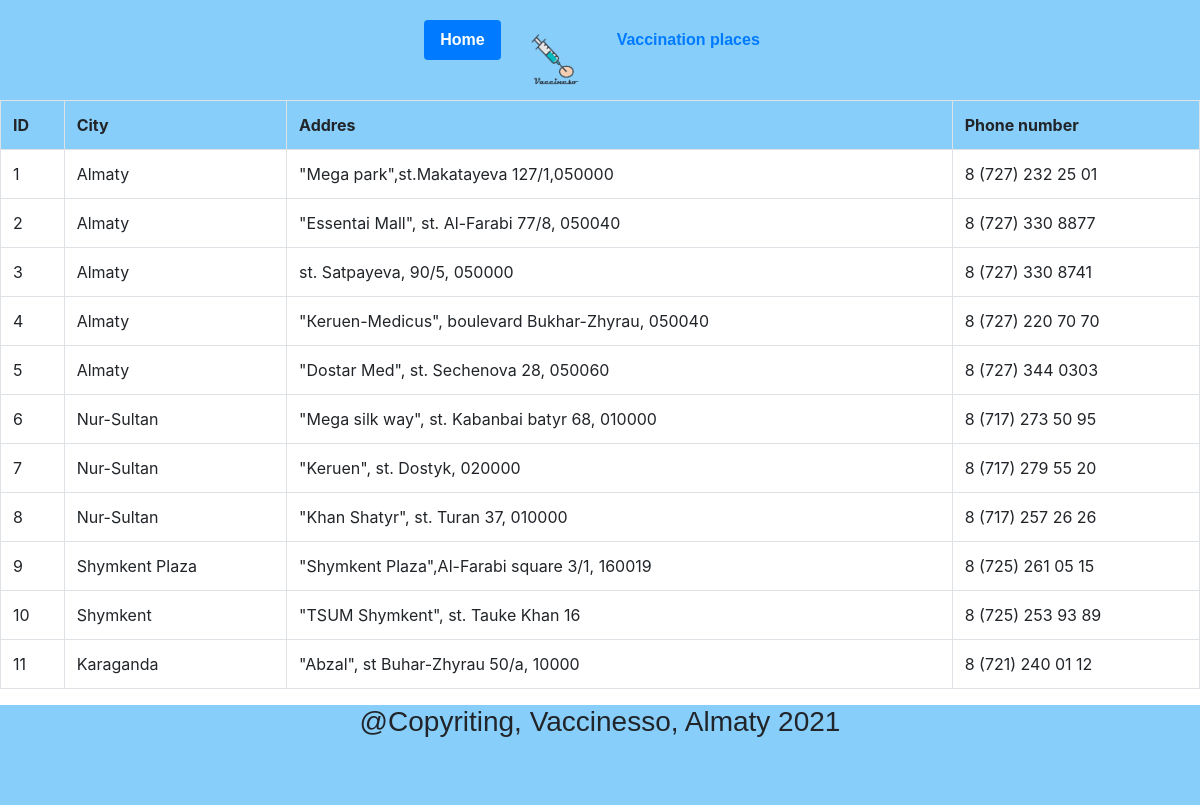
The app's page /cityPages.php with its own data.
### tables this page shows
CREATE TABLE `places` (
  `id` int(11) NOT NULL,
  `City` varchar(100) NOT NULL,
  `Address` varchar(100) NOT NULL,
  `Phone number` varchar(100) NOT NULL
);

### cityPages.php (the view, shortened to what this page needs)
<!DOCTYPE html>
<html lang="en">
<head>
    <link rel="stylesheet" href="https://maxcdn.bootstrapcdn.com/bootstrap/4.0.0/css/bootstrap.min.css">
    <link rel="stylesheet" href="css/style.css">
</head>
<body>
<header>
    <ul class="nav nav-pills">
    <li class="nav-item">
        <a class="nav-link active" href="index.php">Home</a>
    </li>
    <img src="src/вакцинесо_файнал.png" width="100" height="80">
    <li class="nav-item">
        <a class="nav-link" href="cityPages.php" >Vaccination places</a>
    </li>
</ul>
</header>
<table class="table table-bordered table-hover" id="yak1">
        <tr class="active">
            <th>ID</th>
            <th>City</th>
            <th>Addres</th>
            <th>Phone number</th>
        </tr>
        <?php
            $places = mysqli_query($connect, "SELECT * FROM `places`");
            $places = mysqli_fetch_all($places);
            foreach($places as $places){
            ?>
             <tr>
                <td><?=$places[0]?></td>
                <td><?=$places[1]?></td>
                <td><?=$places[2]?></td>
                <td><?=$places[3]?></td>
            </tr>
            <?php
            }
        ?>
</table>
<footer id="info">
        <h3>@Copyriting, Vaccinesso, Almaty 2021</h3>
</footer>
</body>
</html>

### css/style.css (style rules this page uses)
html { scroll-behavior: smooth; }
th { background-color:#87CEFA; }
h3, form { text-align: center; }
header { display: flex; width: 100%; height: 100px; background-color:#87CEFA; text-align: center; font-family: magneto, sans-serif; font-style: normal; font-weight: 700; }
footer { width: 100%; height: 100px; text-align: center; background-color:#87CEFA; font-family: magneto, sans-serif; font-style: normal; font-weight: 700; }
img { margin-top:0; }
ul { margin-top: 20px; margin-left:auto; margin-right:auto; }

### cityPages.php (style rules this page uses)
html { background-color: #87CEFA; }

### records on screen
places: id "1", City "Almaty", Address "\"Mega park\",st.Makatayeva 127/1,050000", Phone number "8 (727) 232 25 01"
places: id "2", City "Almaty", Address "\"Essentai Mall\", st. Al-Farabi 77/8, 050040", Phone number "8 (727) 330 8877"
places: id "3", City "Almaty", Address "st. Satpayeva, 90/5, 050000", Phone number "8 (727) 330 8741"
places: id "4", City "Almaty", Address "\"Кеruen-Medicus\", boulevard Bukhar-Zhyrau, 050040", Phone number "8 (727) 220 70 70"
places: id "5", City "Almaty", Address "\"Dostar Med\", st. Sechenova 28, 050060", Phone number "8 (727) 344 0303"
places: id "6", City "Nur-Sultan", Address "\"Mega silk way\", st. Kabanbai batyr 68, 010000", Phone number "8 (717) 273 50 95"
places: id "7", City "Nur-Sultan", Address "\"Keruen\", st. Dostyk, 020000", Phone number "8 (717) 279 55 20"
places: id "8", City "Nur-Sultan", Address "\"Khan Shatyr\", st. Turan 37, 010000", Phone number "8 (717) 257 26 26"
places: id "9", City "Shymkent Plaza", Address "\"Shymkent Plaza\",Al-Farabi square 3/1, 160019", Phone number "8 (725) 261 05 15"
places: id "10", City "Shymkent", Address "\"TSUM Shymkent\", st. Tauke Khan 16", Phone number "8 (725) 253 93 89"
places: id "11", City "Karaganda", Address "\"Abzal\", st Buhar-Zhyrau 50/a, 10000", Phone number "8 (721) 240 01 12"
